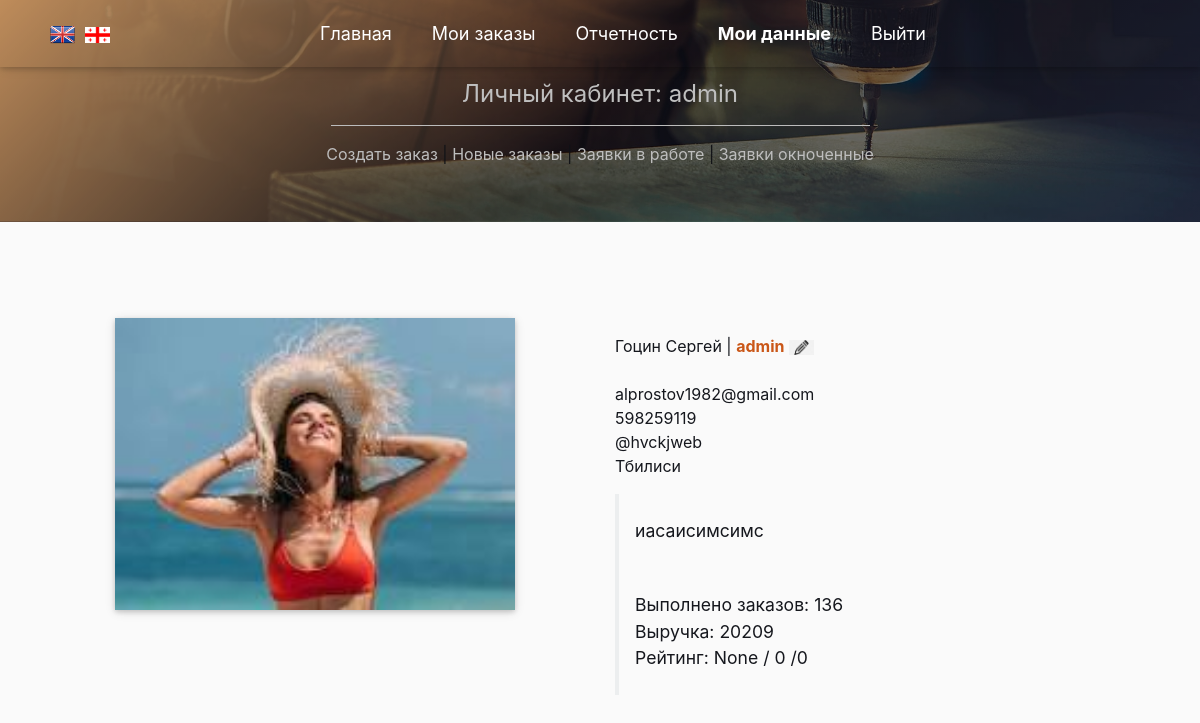
The page /user/51 (signed in) on the database as committed earlier.
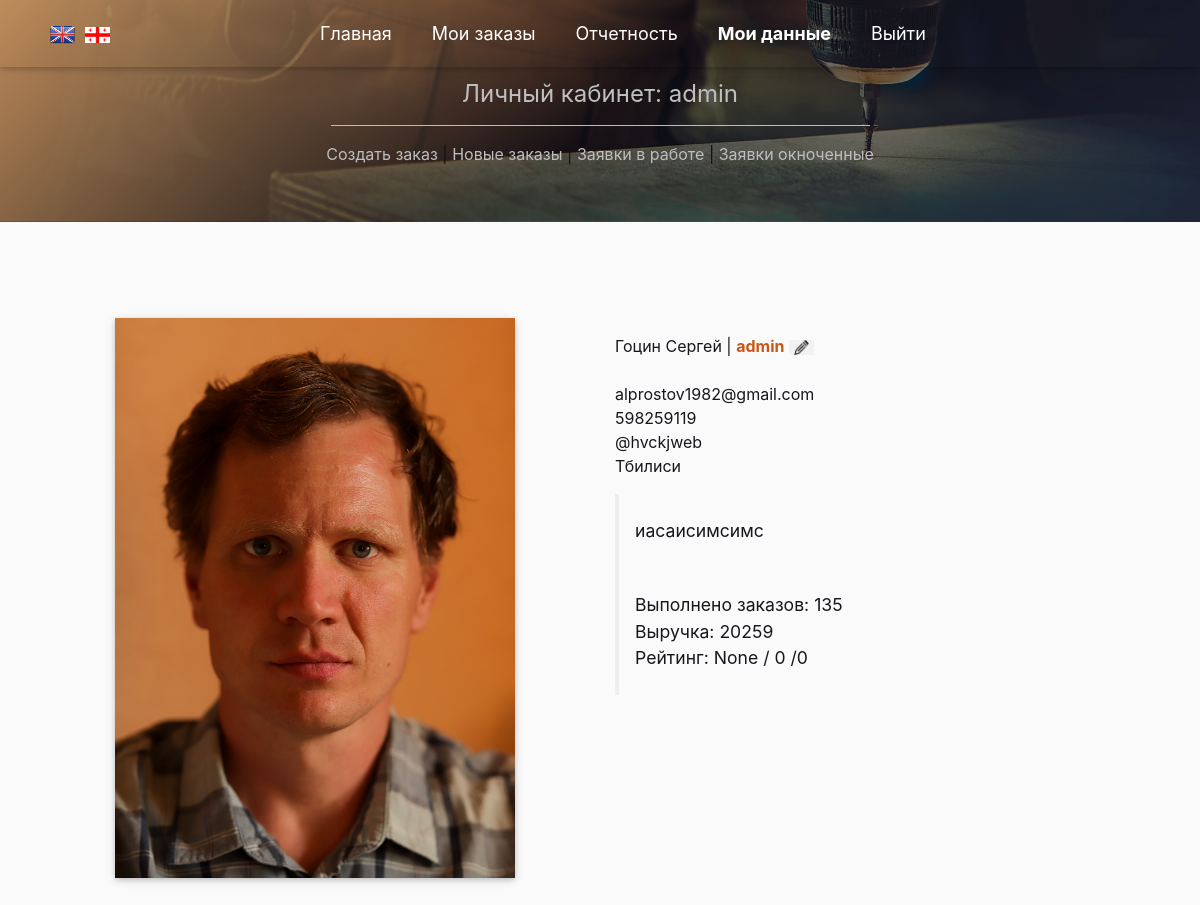
The same page on the database as committed later.
### app_site/models.py (models this page shows, shortened)
class RepairerList(models.Model):
    phone = models.CharField(validators=[phoneNumberRegex], max_length=16, unique=True, verbose_name='Телефон',
                             null=True, blank=True,)
    telegram = models.CharField(max_length=25, unique=True, verbose_name='Телеграм',
                             null=True, blank=True, )
    city = models.CharField(max_length=2, choices=CITY_CHOICES, default='TB')
    profile = models.CharField(max_length=1500, null=True, blank=True, verbose_name='О себе:')
    foto = models.ImageField(upload_to="images/", null=True, blank=True, verbose_name='Фотография:')
    rating_sum = models.IntegerField(default=0, blank=True, null=True)
    rating_num = models.IntegerField(default=0, blank=True, null=True)
    user = models.OneToOneField(User, on_delete=models.CASCADE, blank=True, null=True)
    class Meta:
        verbose_name = 'Мастера'
        verbose_name_plural = 'Мастера'

### app_site/views.py (the view)
# urls.py: path('user/<int:pk>', UserDetailInformation.as_view(), name='user'),
class UserDetailInformation(LoginRequiredMixin, DetailView):
    model = User
    template_name = 'repaier_update.html'
    form_class = UserRegisterForm
    success_url = reverse_lazy('')
    context_object_name = 'user'
    def get_context_data(self, **kwargs):
        context = super().get_context_data(**kwargs)
        context['profile'] = RepairerList.objects.annotate(raiting=F('rating_sum')/F('rating_num'))\
            .get(user=self.object)
        context['count'] =  OrderList.objects\
            .values('repairer_id')\
            .annotate(count=Count('repairer_id'))\
            .filter(repairer_id=self.request.user)
        context['sum'] = Invoice.objects\
            .values('order_id__repairer_id')\
            .annotate(count=Sum(F('price') * F('quantity')))\
            .filter(order_id__repairer_id=self.request.user)
        return context

### app_site/templatetags/custom_filters.py (called while the page is built)
@register.filter()
def choice_tag(value, A):
    try:
        if A == 'city':
            a = dict(CITY_CHOICES)
        elif A == 'status_order':
            a = dict(ORDER_STATUS)
        elif A == 'month':
            a = dict(MONTH)
        elif A == 'work_type':
            a = dict(WORK_CHOICES)
        return f'{a[value]}'
    except KeyError:
        return f''

### templates/repaier_update.html
{% extends 'flatpages/default_user.html' %}
{% load custom_filters %}
{% load custom_tags %}
{% block body %}
            <div class="row py-5 justify-content-md-center">
                <div class="col-lg-6 col-md-10 col-sm-12">
                    <img src="../media/{{ profile.foto|default:'images/1.jpg' }}" width="400"
                     alt="Муж на час" class="img-fluid z-depth-1 wow fadeInLeft" data-wow-delay="0.7s">
                </div>
                <div class="col-lg-6 col-md-10 col-sm-12 pt-3 wow fadeInRight" data-wow-delay="0.8s">
                    <p align="left">
                        {{ user.last_name }} {{ user.first_name }} | <strong class="mycolor"> {{ request.user.username }}</strong>
                        <a href="{% url 'update-user' profile.pk %}" class="mycolor" title="изменить данные"><img src="../media/images/change.png" width="25"></a><br></a><br>
                        {{ user.email }}<br>
                        {{ profile.phone }}<br>
                        {{ profile.telegram }}<br>
                        {{ profile.city|choice_tag:'city' }}<br>
                        <blockquote class="blockquote">
                    <p align="left">{{ profile.profile }}</p>
                            <p class="mb-0" align="left">Выполнено заказов: {{ count.0.count }}<br>
                                Выручка: {{ sum.0.count }} <br>
                                Рейтинг: {{ profile.raiting }} / {{ profile.rating_sum}} /{{ profile.rating_num}}
                            </p>
                        </blockquote>
                    </p>
{% endblock body %}

Rows that differ between the two databases and show on the page:
changed RepairerList "иасаисимсимс": foto: a different picture
Other text that changed with them:
{{ count.0.count }}: "136" → "135"
{{ sum.0.count }}: "20209" → "20259"
